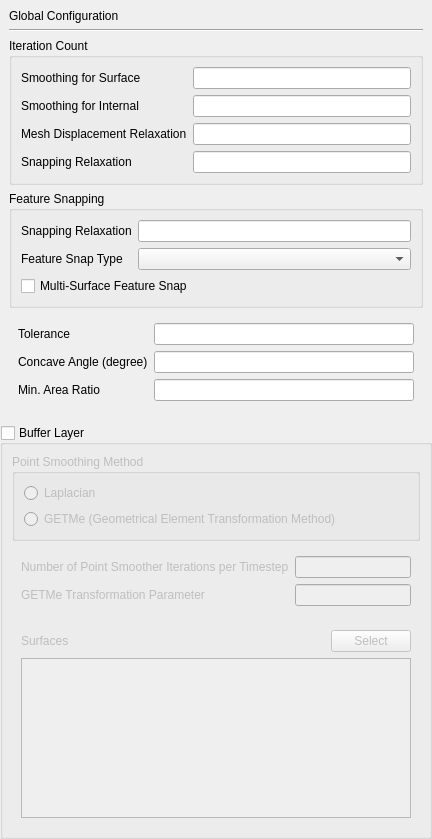
                     <widget class="QWidget" name="scrollAreaWidgetContents_3">
                      <property name="geometry">
                       <rect>
                        <x>0</x>
                        <y>0</y>
                        <width>432</width>
                        <height>823</height>
                       </rect>
                      </property>
                      <layout class="QVBoxLayout" name="verticalLayout_40">
                       <property name="leftMargin">
                        <number>0</number>
                       </property>
                       <property name="topMargin">
                        <number>0</number>
                       </property>
                       <property name="rightMargin">
                        <number>0</number>
                       </property>
                       <property name="bottomMargin">
                        <number>0</number>
                       </property>
                       <item>
                        <widget class="QWidget" name="widget_40" native="true">
                         <layout class="QVBoxLayout" name="verticalLayout_14">
                          <item>
                           <widget class="QLabel" name="label_20">
                            <property name="text">
                             <string>Global Configuration</string>
                            </property>
                           </widget>
                          </item>
                          <item>
                           <widget class="Line" name="line_8">
                            <property name="orientation">
                             <enum>Qt::Orientation::Horizontal</enum>
                            </property>
                           </widget>
                          </item>
                          <item>
                           <widget class="QGroupBox" name="groupBox_3">
                            <property name="title">
                             <string>Iteration Count</string>
                            </property>
                            <layout class="QFormLayout" name="formLayout_4">
                             <item row="0" column="0">
                              <widget class="QLabel" name="label_21">
                               <property name="text">
                                <string>Smoothing for Surface</string>
                               </property>
                              </widget>
                             </item>
                             <item row="0" column="1">
                              <widget class="QLineEdit" name="smoothingForSurface"/>
                             </item>
                             <item row="1" column="0">
                              <widget class="QLabel" name="label_22">
                               <property name="text">
                                <string>Smoothing for Internal</string>
                               </property>
                              </widget>
                             </item>
                             <item row="1" column="1">
                              <widget class="QLineEdit" name="smoothingForInternal"/>
                             </item>
                             <item row="2" column="0">
                              <widget class="QLabel" name="label_23">
                               <property name="text">
                                <string>Mesh Displacement Relaxation</string>
                               </property>
                              </widget>
                             </item>
                             <item row="2" column="1">
                              <widget class="QLineEdit" name="meshDisplacementRelaxation"/>
                             </item>
                             <item row="3" column="0">
                              <widget class="QLabel" name="label_24">
                               <property name="text">
                                <string>Snapping Relaxation</string>
                               </property>
                              </widget>
                             </item>
                             <item row="3" column="1">
                              <widget class="QLineEdit" name="globalSnappingRelaxation"/>
                             </item>
                            </layout>
                           </widget>
                          </item>
                          <item>
                           <widget class="QGroupBox" name="groupBox_4">
                            <property name="title">
                             <string>Feature Snapping</string>
                            </property>
                            <layout class="QVBoxLayout" name="verticalLayout_15">
                             <item>
                              <widget class="QWidget" name="widget_18" native="true">
                               <layout class="QFormLayout" name="formLayout_5">
                                <property name="leftMargin">
                                 <number>0</number>
                                </property>
                                <property name="topMargin">
                                 <number>0</number>
                                </property>
                                <property name="rightMargin">
                                 <number>0</number>
                                </property>
                                <property name="bottomMargin">
                                 <number>0</number>
                                </property>
                                <item row="0" column="0">
                                 <widget class="QLabel" name="label_25">
                                  <property name="text">
                                   <string>Snapping Relaxation</string>
                                  </property>
                                 </widget>
                                </item>
                                <item row="0" column="1">
                                 <widget class="QLineEdit" name="featureSnappingRelaxation"/>
                                </item>
                                <item row="1" column="0">
                                 <widget class="QLabel" name="label_35">
                                  <property name="text">
                                   <string>Feature Snap Type</string>
                                  </property>
                                 </widget>
                                </item>
                                <item row="1" column="1">
                                 <widget class="EnumComboBox" name="featureSnapType"/>
                                </item>
                               </layout>
                              </widget>
                             </item>
                             <item>
                              <widget class="QCheckBox" name="multiSurfaceFeatureSnap">
                               <property name="text">
                                <string>Multi-Surface Feature Snap</string>
                               </property>
                              </widget>
                             </item>
                            </layout>
                           </widget>
                          </item>
                          <item>
                           <widget class="QWidget" name="widget_19" native="true">
                            <layout class="QFormLayout" name="formLayout_6">
                             <item row="0" column="0">
                              <widget class="QLabel" name="label_26">
                               <property name="text">
                                <string>Tolerance</string>
                               </property>
                              </widget>
                             </item>
                             <item row="0" column="1">
                              <widget class="QLineEdit" name="tolerance"/>
                             </item>
                             <item row="1" column="0">
                              <widget class="QLabel" name="label_27">
                               <property name="text">
                                <string>Concave Angle (degree)</string>
                               </property>
                              </widget>
                             </item>
                             <item row="1" column="1">
                              <widget class="QLineEdit" name="concaveAngle"/>
                             </item>
                             <item row="2" column="0">
                              <widget class="QLabel" name="label_28">
                               <property name="text">
                                <string>Min. Area Ratio</string>
                               </property>
                              </widget>
                             </item>
                             <item row="2" column="1">
                              <widget class="QLineEdit" name="minAreaRatio"/>
                             </item>
                            </layout>
                           </widget>
                          </item>
                         </layout>
                        </widget>
                       </item>
                       <item>
                        <widget class="QGroupBox" name="bufferLayer">
                         <property name="title">
                          <string>Buffer Layer</string>
                         </property>
                         <property name="checkable">
                          <bool>true</bool>
                         </property>
                         <property name="checked">
                          <bool>false</bool>
                         </property>
                         <layout class="QVBoxLayout" name="verticalLayout_36">
                          <item>
                           <widget class="QGroupBox" name="groupBox_11">
                            <property name="title">
                             <string>Point Smoothing Method</string>
                            </property>
                            <layout class="QVBoxLayout" name="verticalLayout_38">
                             <item>
                              <widget class="QRadioButton" name="bufferLayerLaplacian">
                               <property name="text">
                                <string>Laplacian</string>
                               </property>
                              </widget>
                             </item>
                             <item>
                              <widget class="QRadioButton" name="bufferLayerGETMe">
                               <property name="text">
                                <string>GETMe (Geometrical Element Transformation Method)</string>
                               </property>
                              </widget>
                             </item>
                            </layout>
                           </widget>
                          </item>
                          <item>
                           <widget class="QWidget" name="widget_20" native="true">
                            <layout class="QFormLayout" name="formLayout_13">
                             <item row="0" column="0">
                              <widget class="QLabel" name="label_65">
                               <property name="text">
                                <string>Number of Point Smoother Iterations per Timestep</string>
                               </property>
                              </widget>
                             </item>
                             <item row="0" column="1">
                              <widget class="QLineEdit" name="bufferLayerNumberOfPointSmootherIteration"/>
                             </item>
                             <item row="1" column="0">
                              <widget class="QLabel" name="label_66">
                               <property name="text">
                                <string>GETMe Transformation Parameter</string>
                               </property>
                              </widget>
                             </item>
                             <item row="1" column="1">
                              <widget class="QLineEdit" name="bufferLayerGETMeTransformationParameter"/>
                             </item>
                            </layout>
                           </widget>
                          </item>
                          <item>
                           <widget class="QWidget" name="widget_38" native="true">
                            <layout class="QVBoxLayout" name="verticalLayout_39">
                             <property name="topMargin">
                              <number>0</number>
                             </property>
                             <item>
                              <widget class="QWidget" name="widget_39" native="true">
                               <layout class="QHBoxLayout" name="horizontalLayout_29">
                                <property name="leftMargin">
                                 <number>0</number>
                                </property>
                                <property name="rightMargin">
                                 <number>0</number>
                                </property>
                                <property name="bottomMargin">
                                 <number>0</number>
                                </property>
                                <item>
                                 <widget class="QLabel" name="label_67">
                                  <property name="text">
                                   <string>Surfaces</string>
                                  </property>
                                 </widget>
                                </item>
                                <item>
                                 <spacer name="horizontalSpacer_9">
                                  <property name="orientation">
                                   <enum>Qt::Orientation::Horizontal</enum>
                                  </property>
                                  <property name="sizeHint" stdset="0">
                                   <size>
                                    <width>229</width>
                                    <height>20</height>
                                   </size>
                                  </property>
                                 </spacer>
                                </item>
                                <item>
                                 <widget class="QPushButton" name="bufferLayerSurfacesSelect">
                                  <property name="text">
                                   <string>Select</string>
                                  </property>
                                 </widget>
                                </item>
                               </layout>
                              </widget>
                             </item>
                             <item>
                              <widget class="QListWidget" name="bufferLayerSurfaces">
                               <property name="minimumSize">
                                <size>
                                 <width>0</width>
                                 <height>160</height>
                                </size>
                               </property>
                               <property name="selectionMode">
                                <enum>QAbstractItemView::SelectionMode::NoSelection</enum>
                               </property>
                              </widget>
                             </item>
                            </layout>
                           </widget>
                          </item>
                         </layout>
                        </widget>
                       </item>
                      </layout>
                     </widget>
